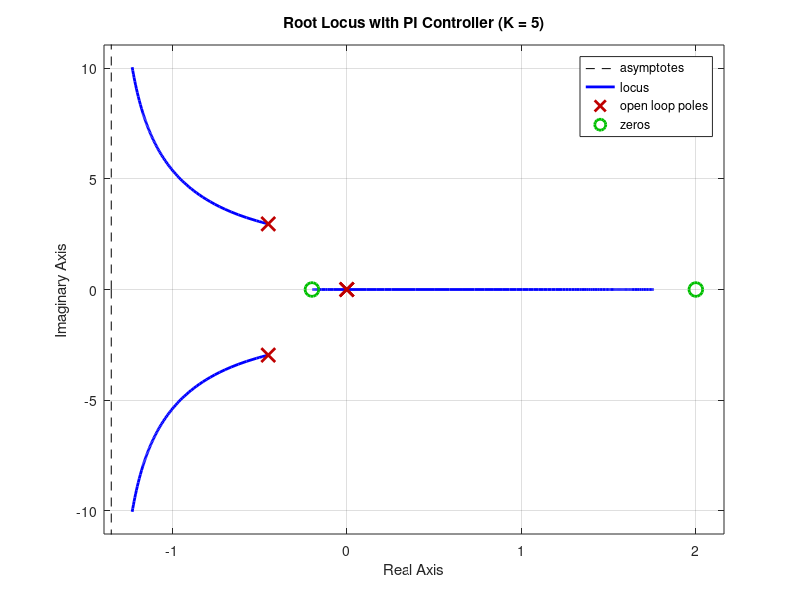
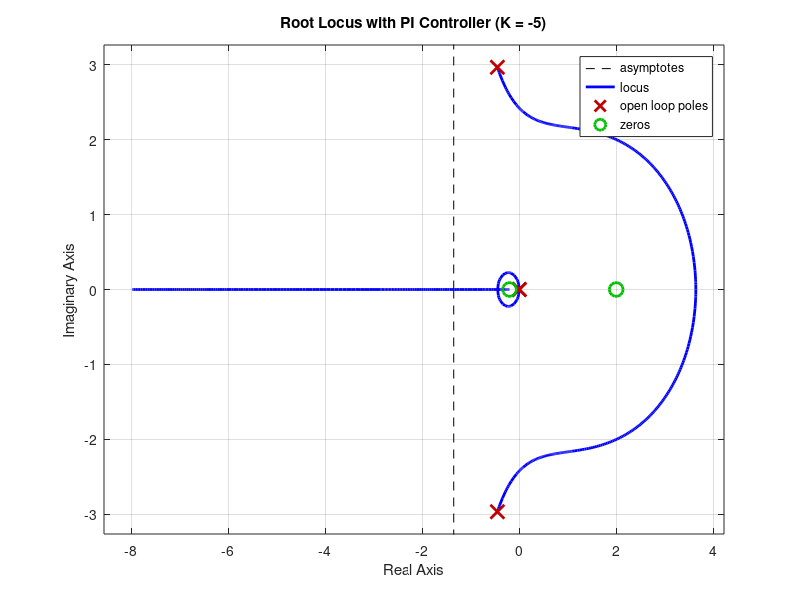

MATLAB code to generate these figures, in order:
clc; clear; close all;

num = [0.1 -0.2];      
den = [1 0.9 9 0];     
G = tf(num, den);      

K_values = [5, -5];  

for i = 1:length(K_values)
    K = K_values(i);
    
    Kp = 5;  
    Ki = 1;  
    C = K * tf([Kp Ki], [1 0]);  

    G_new = C * G;

    figure;
    rlocus(G_new);
    title(['Root Locus with PI Controller (K = ', num2str(K), ')']);
    grid on;
end
